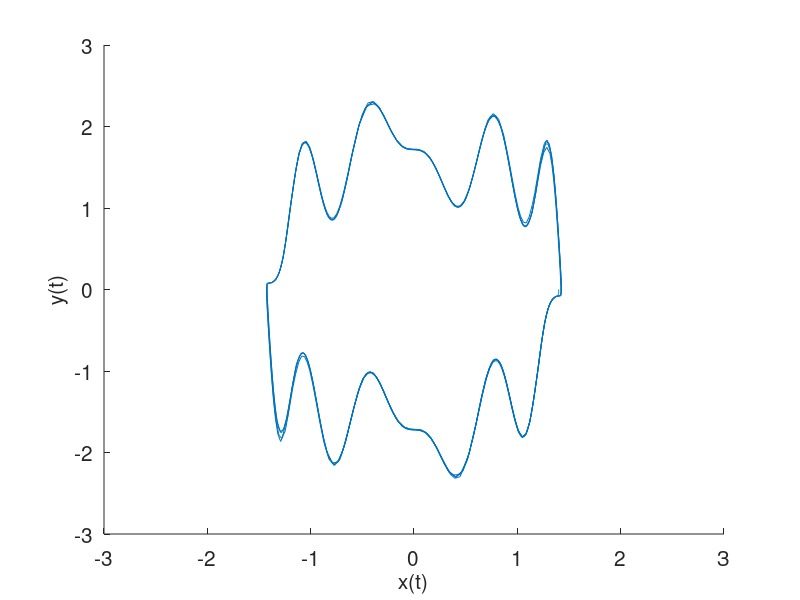

Write the MATLAB code that produced this figure.
% Programs 11c - Non-convex limit cycle.
% Chapter 11 - Limit Cycles.
% Copyright Springer 2014. Stephen Lynch.

% Non-convex limit cycle of a Lienard system (Figure 11.8).
clear;figure;
hold on
a2=90;a4=-882;a6=2598.4;a8=-3359.997;a10=2133.34;a12=-651.638;a14=76.38;
sys1=@(t,x) [x(2);-x(1)-x(2)*(a2*(x(1))^2+a4*(x(1))^4+a6*(x(1))^6+a8*(x(1))^8+a10*(x(1))^10+a12*(x(1))^12+a14*(x(1))^14)]; 
[t,xt] = ode45(sys1,[0 30],[1.4 0]);
plot(xt(:,1),xt(:,2))      
axis([-3 3 -3 3])
fsize=15;
set(gca,'XTick',-3:1:3,'FontSize',fsize)
set(gca,'YTick',-3:1:3,'FontSize',fsize)
xlabel('x(t)','FontSize',fsize)
ylabel('y(t)','FontSize',fsize)

% End of Programs 11c.
